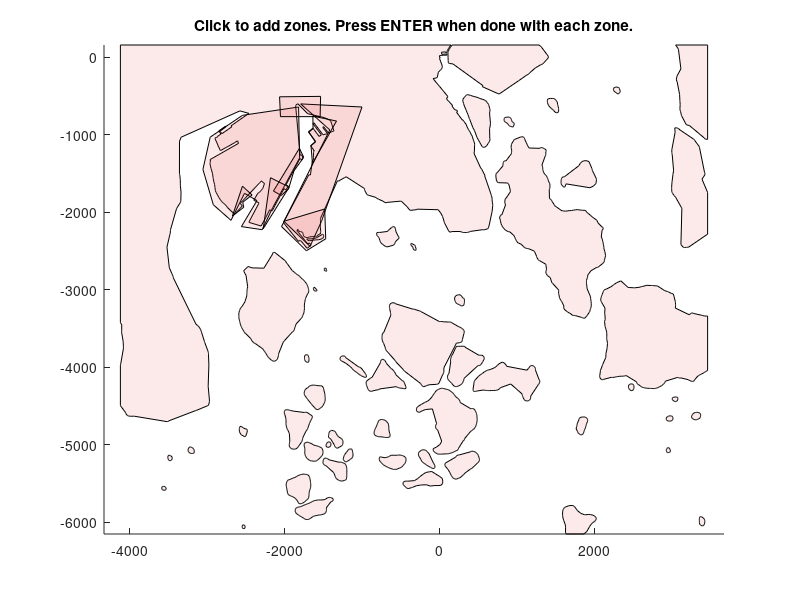

Reproduce this figure in MATLAB.
%% Load your map file first
load('helsinki_harbour_UPDATED.mat');  
%% Plot existing map
figure('Name', 'Zone Creator', 'NumberTitle', 'off');
hold on;
for kk = 1:length(map.polygons)
    patch(map.polygons(kk).Y, map.polygons(kk).X, 'k', ...
          'FaceColor', [0.9 0.2 0.2], 'FaceAlpha', 0.1)
end
axis equal;
title('Click to add zones. Press ENTER when done with each zone.');

%% Add new zones interactively
addMore = true;
zonesAdded = 0;

while addMore
    disp('Click points to define a new forbidden zone.');
    disp('Press ENTER when polygon is complete.');

    [Y_coords, X_coords] = ginput();
    
    if length(X_coords) >= 3  % Need at least 3 points for a polygon
        X_coords(end+1) = X_coords(1);
        Y_coords(end+1) = Y_coords(1);
        
        % Add to map structure
        n = length(map.polygons);
        map.polygons(n+1).X = X_coords';
        map.polygons(n+1).Y = Y_coords';
        
        % Plot the new zone
        patch(Y_coords, X_coords, 'k', ...
              'FaceColor', [0.2 0.2 0.9], 'FaceAlpha', 0.3)
        
        zonesAdded = zonesAdded + 1;
        disp(['Zone ' num2str(zonesAdded) ' added successfully!']);
    else
        disp('Need at least 3 points. Zone not added.');
    end
    
    answer = input('Add another zone? (y/n): ', 's');
    addMore = strcmpi(answer, 'y');
end

%% Save updated map
if zonesAdded > 0
    saveFile = input('Save filename (without .mat): ', 's');
    if isempty(saveFile)
        saveFile = 'map_updated';
    end
    save([saveFile '.mat'], 'map');
    disp(['Map saved as: ' saveFile '.mat']);
    disp(['Total zones now: ' num2str(length(map.polygons))]);
else
    disp('No zones added. Map not saved.');
end

disp('Done!');
